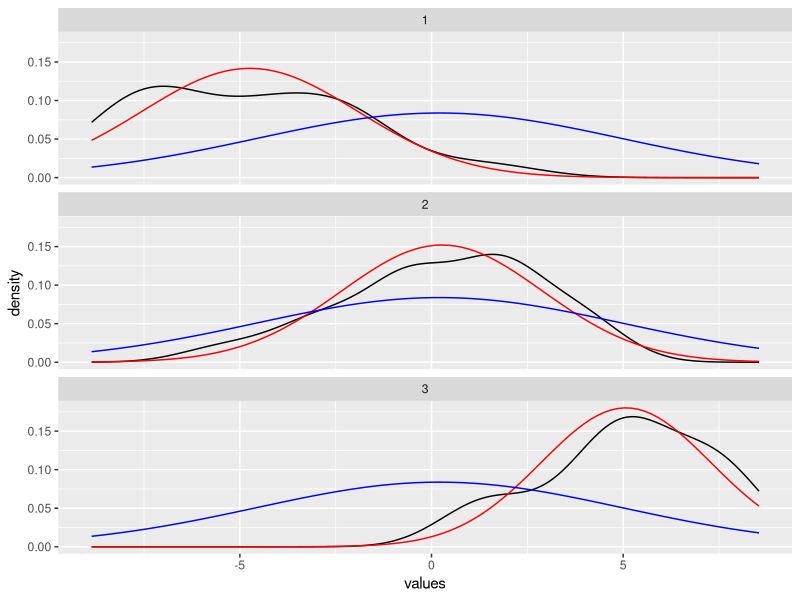

The R source for this figure:
# This file is for testing out a visualization on ANOVA

library(ggplot2)
library(plyr)

mu_1<--5
mu_2<-0
mu_3<-5

sd<-2.5

n<-90
n<-n/3

data<-rbind(data.frame(trt=rep(1,n),values=rnorm(n=n,mean=mu_1,sd=sd)),
            data.frame(trt=rep(2,n),values=rnorm(n=n,mean=mu_2,sd=sd)),
            data.frame(trt=rep(3,n),values=rnorm(n=n,mean=mu_3,sd=sd)))
data

# http://stackoverflow.com/questions/1376967/using-stat-function-and-facet-wrap-together-in-ggplot2-in-r
grid <- with(data, seq(min(values), max(values), length = 100))
normaldens <- ddply(data, "trt", function(df) {
  data.frame( 
    values = grid,
    density = dnorm(grid, mean(df$values), sd(df$values))
  )
})

ggplot(data=data, aes(values)) +
  geom_density() +
  geom_line(aes(y = density), data = normaldens, colour = "red") +
  stat_function(fun=dnorm, color="blue", args=list(mean=mean(data$values), sd=sd(data$values)))  +
  facet_wrap(~trt, ncol=1)


